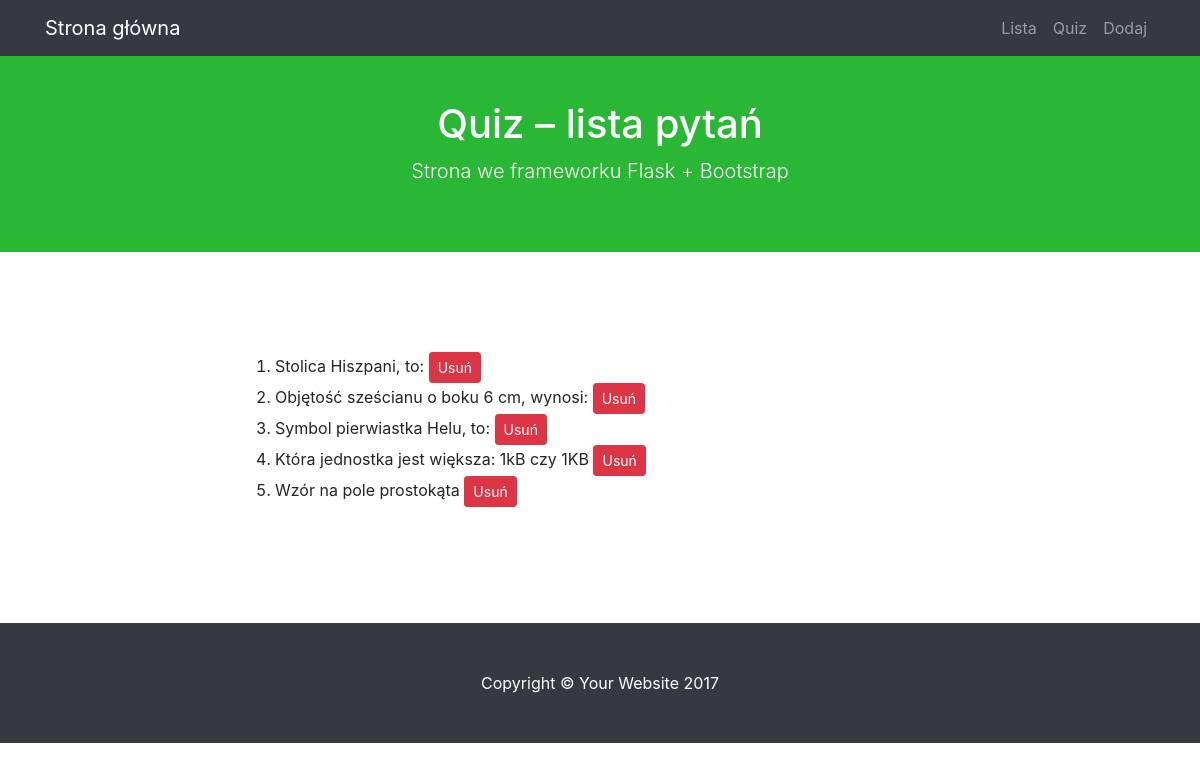
The app's page /lista, older data.
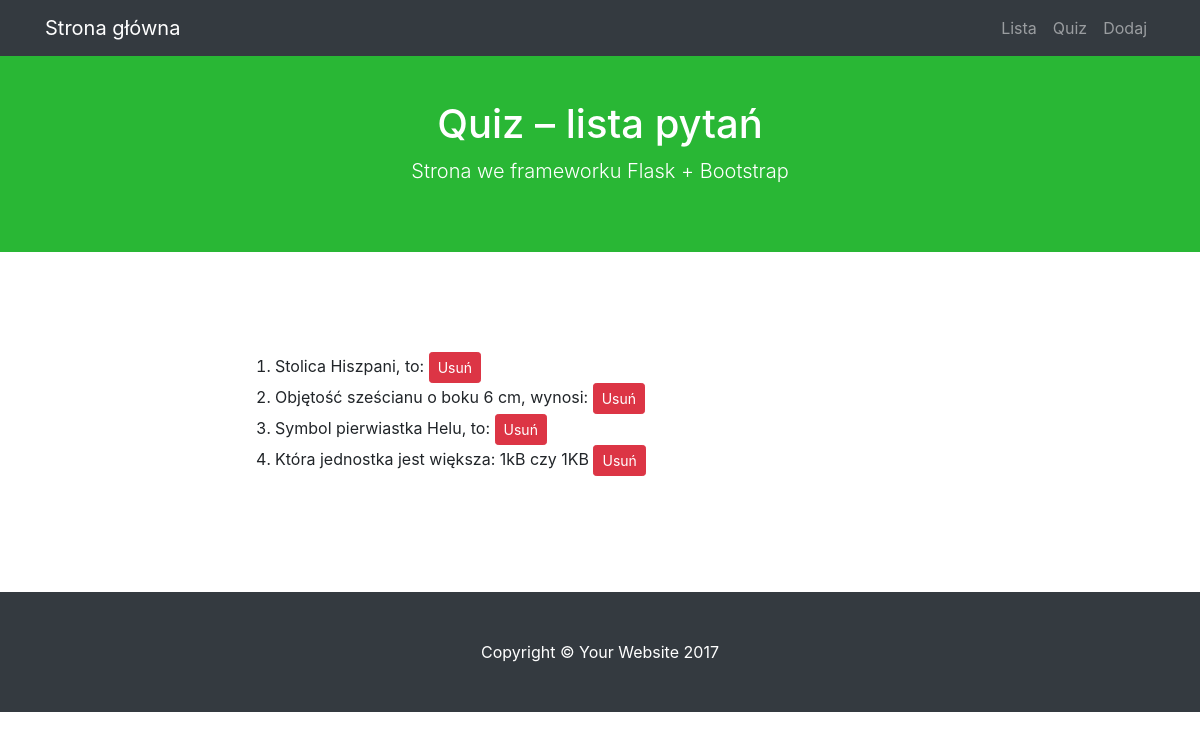
The same page, newer data.
### modele.py (models this page shows)
class BazaModel(Model):
    class Meta:
        database = baza

class Pytanie(BazaModel):
    pytanie = CharField(null=False)
    kategoria = ForeignKeyField(Kategoria, related_name='pytania')

### views.py (the view)
@app.route("/lista")
def lista():
    pytania = Pytanie().select()
    if not pytania.count():
        pass
    return render_template('lista.html', pytania=pytania)

### quiz.py (called while the page is built)
@app.before_request
def before_request():
    g.db = baza
    g.db.connect()

@app.after_request
def after_request(response):
    g.db.close()
    return response

### templates/lista.html (shortened to what this page needs)
{% extends "szablon.html" %}
{% block h1 %}Quiz – lista pytań{% endblock %}
{% block tresc %}
    <ol>
    {% for p in pytania %}
        <li>{{ p.pytanie }}
            <a href="{{ url_for('usun', pid=p.id) }}" class="btn btn-sm btn-danger">Usuń</a>
        </li>
    {% endfor %}
    </ol>
{% endblock %}

Row changes from the older to the newer data that the page shows:
removed Pytanie: pytanie "Wzór na pole prostokąta"
